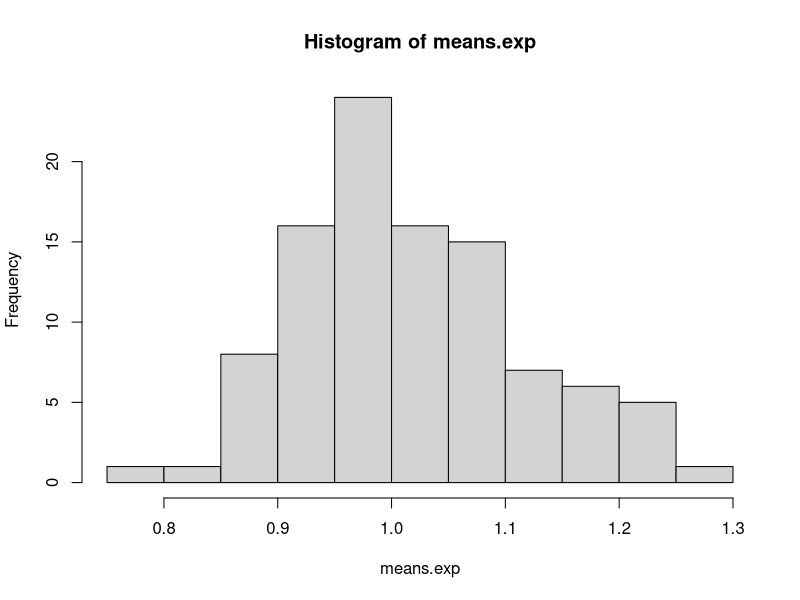
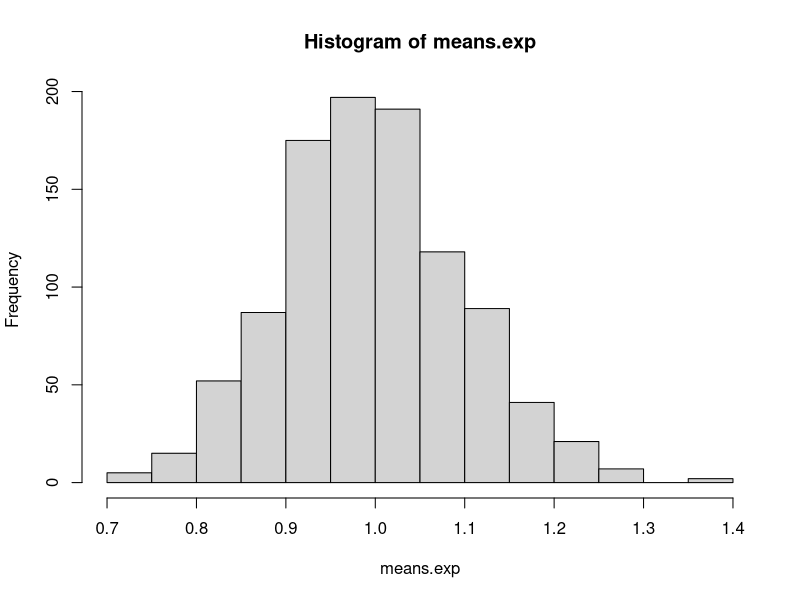

Write R code to recreate these figures, in order.
## ---- chunk 1
# data_100 = rexp(100, rate = 1)
# qqnorm(data_100)
# hist(data_100)
# data_1000 = rexp(1000, rate = 1)
# qqnorm(data_1000)
# hist(data_1000)
data100 <- rexp(10000, rate = 1)
matrixData <- matrix(data100, nrow = 100, ncol = 100)
means.exp <- apply(matrixData, 1, mean)
mean(means.exp)
hist(means.exp)

data1000 <- rexp(100000, rate = 1)
matrixData2 <- matrix(data1000, nrow = 1000, ncol = 100)
means.exp <- apply(matrixData2, 1, mean)
mean(means.exp)
hist(means.exp)
## ---- chunk 2
  pt(-1.88, 24, lower.tail = TRUE)
